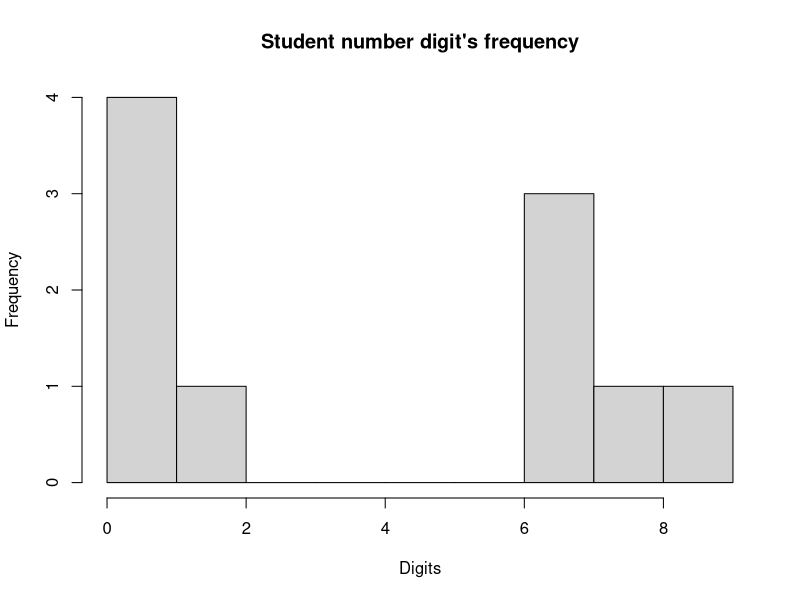

R code for this plot: (Note: this script raises an error after producing the figure.)
## ---- chunk 1
knitr::opts_chunk$set(echo = TRUE)
## ---- chunk 2
pop2a<-c(1,0,0,2,0,7,9,8,7,7)
hist(pop2a,breaks = c(0:9),freq=TRUE,xlim = c(0,9),xlab="Digits",main="Student number digit's frequency")
## ---- chunk 3
prop2b<-mean(pop2a==1)
## ---- chunk 4
sample2c<-sample(pop2,4,replace=TRUE)
prop2c<-mean(sample2c==1)
## ---- chunk 5
N<-1000
sample2d<-numeric(N)
for (i in 1:N){
  oneSample<-sample(pop2,4,replace=TRUE)
  prop2d<-mean(oneSample==1)
  sample2d[i]<-prop2d
}
hist(sample2d,xlab = "proportion of 1 in sample",main="Histogram of proportion of 1 in randomized 1000 sample sample for 2(d)")
## ---- chunk 6
sample2e<-sample(pop2,4,replace=FALSE)
prop2e<-mean(sample2e==1)
## ---- chunk 7
N<-1000
sample2f<-numeric(N)
for (i in 1:N){
  oneSample<-sample(pop2,4,replace=FALSE)
  prop2f<-mean(oneSample==1)
  sample2f[i]<-prop2f
}
hist(sample2d,xlab = "proportion of 1 in sample",main="Histogram of proportion of 1 in randomized 1000 sample for 2(f)")
